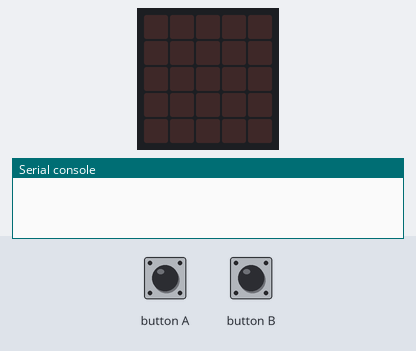
A program run on a simulated BBC micro:bit running MicroPython. On the bench: the board's 5×5 LED display, the last lines printed to the serial console. The test bench sets the inputs (shaded band). No radio messages arrive unless stated (any console line starting 'radio sent:' is added by the test bench).

Above: at 1.2 s.
1.3 s: button A pressed for 0.15 s
At 2.7 s:
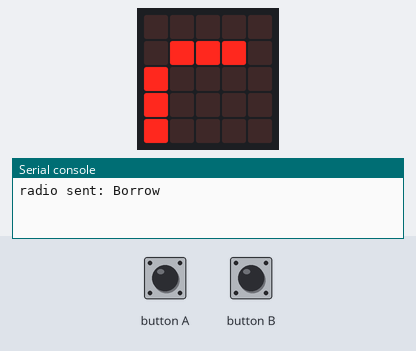
4.4 s: button B pressed for 0.15 s
At 4.71 s:
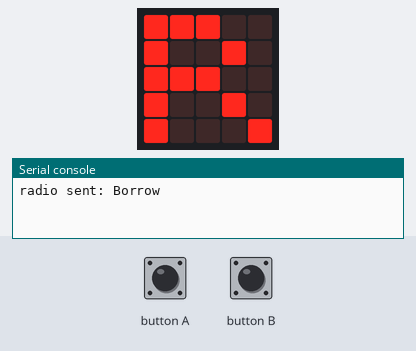
7.5 s: button B pressed for 1 s
At 8.74 s:
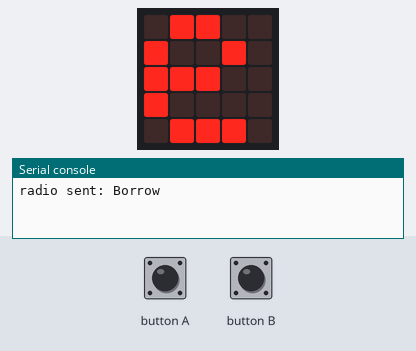
11.5 s: button B pressed for 3.2 s
At 12.76 s:
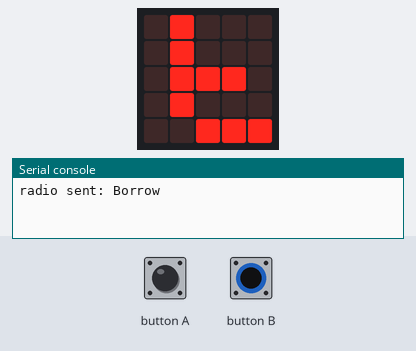
Timing chart, 0 to 14.5 s (numbered marks = the images above; inputs shaded):
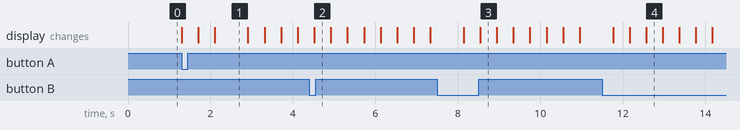

Measured:
- after the input at 1.3 s, the display: first changes at once (image 1 shows a later state)
- after the input at 4.4 s, the display: changes after 0.12 s (image 2)
- after the input at 7.5 s, the display: first changes after 0.64 s (image 3 shows a later state)
- after the input at 11.5 s, the display: first changes after 0.26 s (image 4 shows a later state)
- what the display in image 1 shows lasts 0.8 s, from 2.1 s to 2.9 s
- what the display in image 3 shows lasts 0.4 s, from 8.5 s to 8.9 s

The program:

borrower.py
```python
# The code for the microbit that borrows stuff (eg umbrella)
from microbit import *
import radio

# Set up variables
cost = 10 # Cost to borrow one umbrella
balance = 100 # Current balance
DEBUGGING = True # we will print stuff during development
borrowing = 0 # indicate whether the current holder is borrowing anything

# The logic
while True:
    # Press a to borrow, press b to return
    if button_a.was_pressed():
        radio.on()
        # indicate borrow an umbrella
        # TODO: set up the handshake
        radio.send('Borrow')

        # and deduct account only if balance has enough
        if balance > 0:
            balance = balance - cost
            borrowing = borrowing + 1
        # for us to know we have just sent a notice
        if DEBUGGING:
            display.show('Borrow')
            display.show(str(balance))
        # TODO: unlock umbrella

    if button_b.was_pressed(): # return
        if borrowing > 0:
            balance = balance + cost
            borrowing = borrowing - 1
        if DEBUGGING:
            display.show('Return')
            display.show(str(balance))
```
